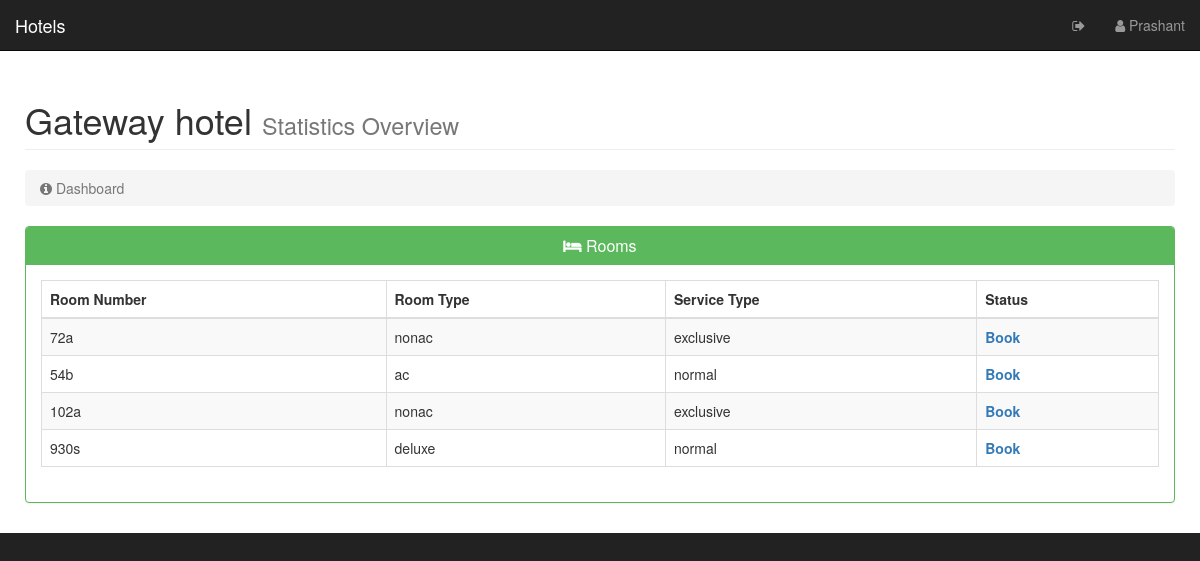
Page /final/mani/public/book.php?name=gateway+hotel (signed in) on the committed database.
### tables this page shows
CREATE TABLE `users` (
  `id` int(11) NOT NULL,
  `name` varchar(100) NOT NULL,
  `username` varchar(100) NOT NULL,
  `hashed_password` varchar(100) NOT NULL,
  `phno` varchar(20) NOT NULL
);

CREATE TABLE `hotels` (
  `name` varchar(14) DEFAULT NULL,
  `loc` varchar(9) DEFAULT NULL,
  `roomno` varchar(7) DEFAULT NULL,
  `room_type` varchar(9) DEFAULT NULL,
  `service_type` varchar(12) DEFAULT NULL,
  `id` int(11) NOT NULL,
  `state` int(11) NOT NULL DEFAULT '0',
  `guest` varchar(100) NOT NULL
);

### final/mani/public/book.php (the view, shortened to what this page needs)
<?php require_once("../includes/db_connection.php");?>
<?php
    $current_user = $_SESSION["username"];
    $name_query = "SELECT * FROM users WHERE username = '{$current_user}' LIMIT 1";
    $name_result = mysqli_query($conn, $name_query);
    $name_title = mysqli_fetch_assoc($name_result);
    $first_name = explode(" ", $name_title['name']);
  $hotel = $_GET['name'];
  $hotel_query = "SELECT * FROM hotels WHERE name = '{$hotel}'";
  $hotel_result = mysqli_query($conn, $hotel_query);
?>
<!DOCTYPE html>
<html lang="en">
<head>
    <link href="css/bootstrap.min.css" rel="stylesheet">
    <link href="css/sb-admin.css" rel="stylesheet">
    <link href="css/plugins/morris.css" rel="stylesheet">
    <link href="font-awesome/css/font-awesome.min.css" rel="stylesheet" type="text/css">
    <link rel="stylesheet" type="text/css" href="https://maxcdn.bootstrapcdn.com/font-awesome/4.6.3/css/font-awesome.min.css">
</head>
<body>
    <div >
        <nav class="navbar navbar-inverse navbar-fixed-top" role="navigation">
            <div class="navbar-header">
                <a class="navbar-brand" href="index.php">Hotels</a>
            </div>
            <ul class="nav navbar-right top-nav">
                <li class="dropdown">
                    <a href="logout.php" class="dropdown-toggle" ><i class="fa fa-sign-out"></i> </a>
                </li>
                <li class="dropdown">
                    <a href="#" class="dropdown-toggle" data-toggle="dropdown"><i class="fa fa-user"></i> <?php echo htmlentities($first_name[0]); ?> </a>
                </li>
            </ul>
        </nav>
        <div id="page-wrapper">
            <div class="container-fluid">
                <div class="row">
                    <div class="col-lg-12">
                        <h1 class="page-header">
                            <?php echo ucfirst($hotel); ?> <small>Statistics Overview</small>
                        </h1>
                        <ol class="breadcrumb">
                            <li class="active">
                                <i class="fa fa-info-circle"></i> Dashboard
                            </li>
                        </ol>
                    </div>
                </div>
                <div class="row">
                    <div class="col-lg-12" id="allot">
                        <div class="panel panel-green">
                            <div class="panel-heading">
                                <h3 class="panel-title text-center"><i class="fa fa-hotel"></i> Rooms</h3>
                            </div>
                            <div class="panel-body">
                                <div class="table-responisve">
                                    <table class="table table-bordered table-hover table-striped">
                                        <thead>
                                            <tr>
                                                <th>Room Number</th>
                                                <th>Room Type</th>
                                                <th>Service Type</th>
                                                <th>Status</th>
                                            </tr>
                                        </thead>
                                        <tbody>
                                    <?php
                                        while ($list = mysqli_fetch_assoc($hotel_result)) { ?>
                                            <tr>
                                                <td>
                                                    <?php echo $list['roomno']; ?>
                                                </td>
                                                <td><?php echo $list['room_type']; ?></td>
                                                <td><?php echo $list['service_type']; ?></td>
                                                <td>
                                                    <?php
                                                        if ($list['state']==1) {
                                                            echo "<span style='color:red;'>Booked</span>";
                                                        } else { ?>
                                                            <a href="bookUpdate.php?hotel=<?php echo urlencode($list['name']); ?>&roomno=<?php echo urlencode($list['roomno']); ?>"><strong>Book</strong></a>
                                                            <?php
                                                        }
                                                    ?>
                                                </td>
                                            </tr>
                                            <?php
                                        }
                                    ?>
                                        </tbody>
                                    </table>
                                </div>
                            </div>
                        </div>
                    </div>
                </div>
            </div>
        </div>
    </div>
</body>
</html>

### final/mani/public/css/sb-admin.css (style rules this page uses)
body { margin-top: 100px; background-color: #222; }
@media (min-width:768px) { body { margin-top: 50px; } }
#page-wrapper { width: 100%; padding: 0; background-color: #fff; }
@media (min-width:768px) { #page-wrapper { padding: 10px; } }
.top-nav { padding: 0 15px; }
.top-nav>li { display: inline-block; float: left; }
.top-nav>li>a { padding-top: 15px; padding-bottom: 15px; line-height: 20px; color: #999; }
.panel-green { border-color: #5cb85c; }
.panel-green > .panel-heading { border-color: #5cb85c; color: #fff; background-color: #5cb85c; }

### rows in the picture
users: name "Prashant"
hotels: roomno "72a", room_type "nonac", service_type "exclusive"
hotels: roomno "54b", room_type "ac", service_type "normal"
hotels: roomno "102a", room_type "nonac", service_type "exclusive"
hotels: roomno "930s", room_type "deluxe", service_type "normal"

### other values in the picture
$hotel "Gateway hotel"
